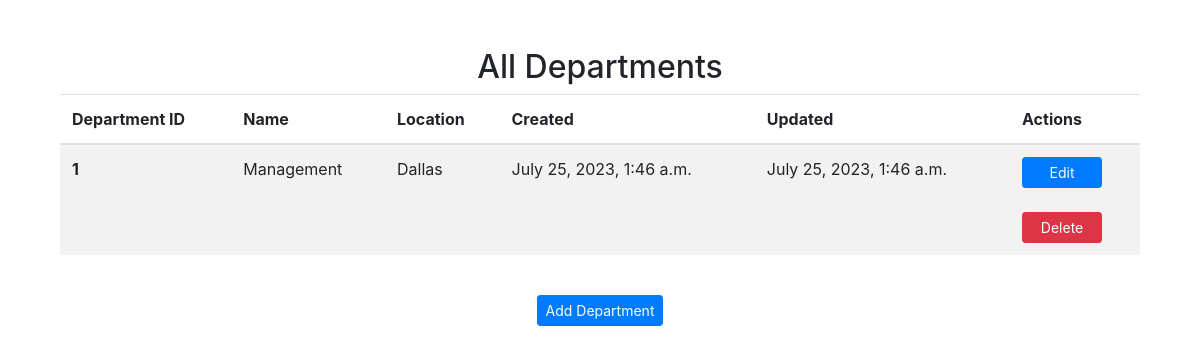
Screenshot of /departments/ with the database file from the repository.
### management/models.py (models this page shows, shortened)
class Department(models.Model):
    department_id = models.AutoField(primary_key=True)
    name = models.CharField(max_length=256)
    location = models.CharField(max_length=100)
    created = models.DateTimeField(auto_now_add=True)
    updated = models.DateTimeField(auto_now_add=True)

### management/views.py (the view)
# urls.py: path('departments/',views.get_all_departments,name='departments'),
def get_all_departments(request):
    departments = Department.objects.all()
    return render(request, 'departments.html', {'departments': departments})

### management/templates/departments.html (shortened to what this page needs)
{% extends 'base.html' %}
{% block content %}
  <div class="container mt-5">
    <h2 class="text-center">All Departments</h2>
    {% if departments %}
    <table class="table table-striped">
      <thead>
        <tr>
          <th scope="col">Department ID</th>
          <th scope="col">Name</th>
          <th scope="col">Location</th>
          <th scope="col">Created</th>
          <th scope="col">Updated</th>
          <th scope="col">Actions</th>
        </tr>
      </thead>
      <tbody>
        {% for d in departments %}
        <tr>
          <th scope="row">{{ d.department_id }}</th>
          <td>{{ d.name }}</td>
          <td>{{ d.location }}</td>
          <td>{{d.created }}</td>
          <td>{{ d.updated }}</td>
          <td>
            <a href="/department/edit/{{d.pk}}" class="btn btn-primary btn-sm" style="width:80px;">Edit</a>
            <br><br>
            <a href="/department/delete/{{d.pk}}" class="btn btn-danger btn-sm" style="width:80px;">Delete</a>
          </td>
        </tr>
        {% endfor %}
      </tbody>
    </table>
    <br>
    <center>
      <a href="/department/add" class="btn btn-primary btn-sm">Add Department</a>
    </center>
    {% endif %}
  </div>
{% endblock %}

### rows the page displays
Department: department_id "1", name "Management", location "Dallas", created "July 25, 2023, 1:46 a.m.", updated "July 25, 2023, 1:46 a.m."
